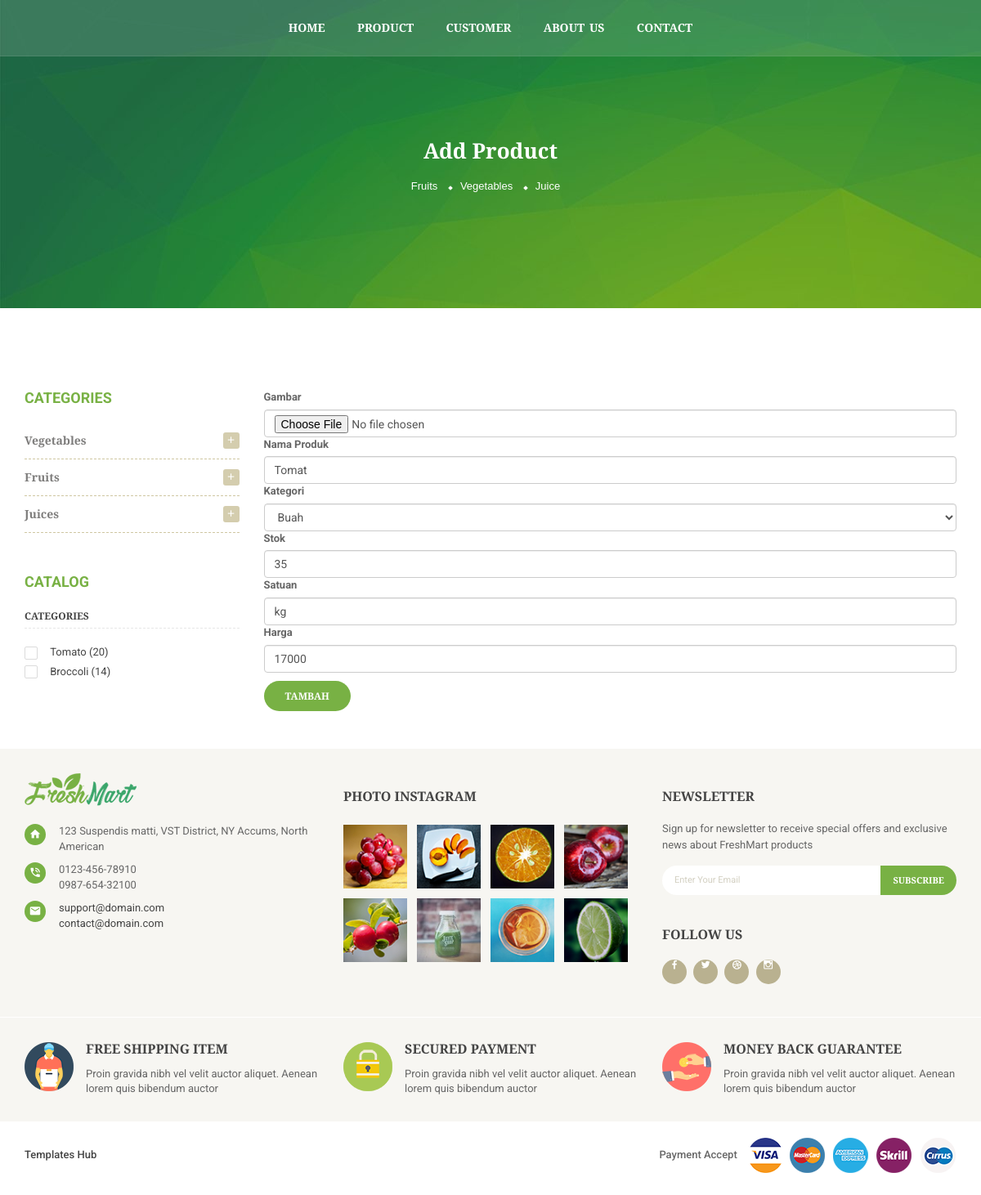
/produk/edit_produk.php?id_produk=2, run on an earlier commit of the app's database.
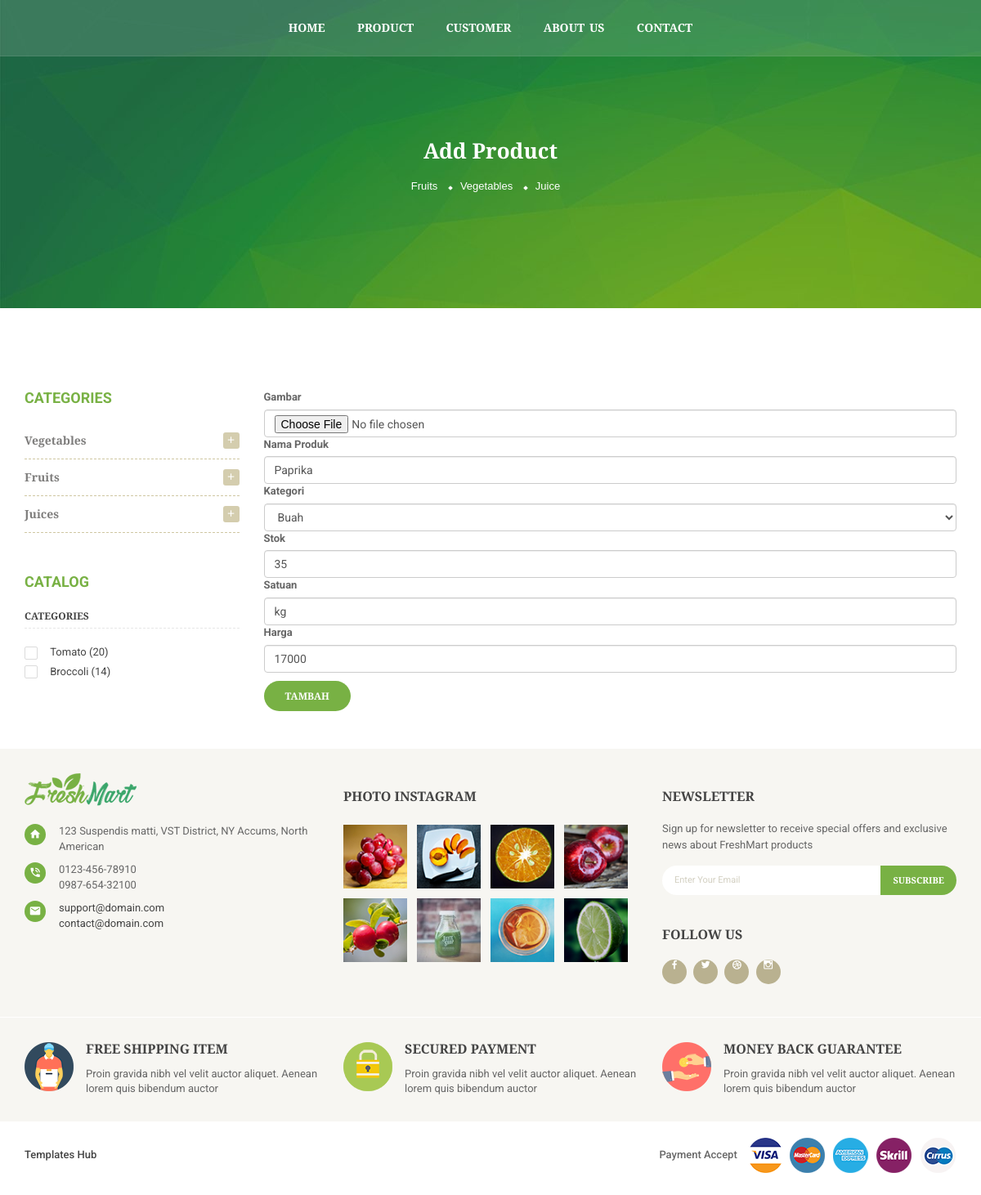
And on a later commit of the database.
### tables this page shows
CREATE TABLE `produk` (
  `id_produk` int(11) NOT NULL,
  `nama_produk` varchar(50) NOT NULL,
  `id_kategori` int(10) NOT NULL,
  `stok` int(10) NOT NULL,
  `satuan` varchar(5) NOT NULL,
  `harga` int(11) NOT NULL,
  `gambar` varchar(100) DEFAULT NULL
);

### produk/edit_produk.php (the view, shortened to what this page needs)
<!DOCTYPE php>
<php lang="zxx">
<head>
		<link rel="stylesheet" href="../libs/bootstrap/css/bootstrap.css">
		<link rel="stylesheet" href="../libs/font-awesome/css/font-awesome.min.css">
		<link rel="stylesheet" href="../libs/font-material/css/material-design-iconic-font.min.css">
		<link rel="stylesheet" href="../libs/nivo-slider/css/nivo-slider.css">
		<link rel="stylesheet" href="../libs/nivo-slider/css/animate.css">
		<link rel="stylesheet" href="../libs/nivo-slider/css/style.css">
		<link rel="stylesheet" href="../libs/owl.carousel/assets/owl.carousel.min.css">
		<link rel="stylesheet" href="../libs/slider-range/css/jslider.css">
		<link rel="stylesheet" href="../css/style.css">
		<link rel="stylesheet" href="../css/reponsive.css">
	</head>
	<body class="home home-1">
		<div id="all">
				<div id="main-menu">
					<ul class="menu">
						<li class="dropdown">
							<a href="../home.php" title="Homepage">Home</a>
						</li>
						<li class="dropdown">
							<a href="product.php" title="Product">Product</a>
						</li>
						<li class="dropdown">
							<a href="../customer/page-customer.php">Customer</a>
						</li>
						<li>
							<a href="../page-about-us.php">About Us</a>
						</li>
						<li>
							<a href="../page-contact.php">Contact</a>
						</li>
					</ul>
				</div>
			<div id="content" class="site-content">
				<div id="breadcrumb">
					<div class="container">
						<h2 class="title">Add Product</h2>
						<ul class="breadcrumb">
							<li><a href="#" title="Home">Fruits</a></li>
							<li><a href="#" title="Product">Vegetables</a></li>
							<li><a href="#" title="Suplier">Juice</a></li>
						</ul>
					</div>
				</div>
	        <div class="container">
					<div class="row">
						<div id="left-column" class="sidebar col-lg-3 col-md-3 col-sm-3 col-xs-12">
							<div class="block product-categories">
								<h3 class="block-title">Categories</h3>
								<div class="block-content">
									<div class="item">
										<span class="arrow collapsed" data-toggle="collapse" data-target="#vegetables" aria-expanded="false" role="button">
											<i class="zmdi zmdi-plus"></i>
										</span>
										<a class="category-title" href="product-grid-left-sidebar.php">Vegetables</a>
									</div>
									<div class="item">
										<span class="arrow collapsed" data-toggle="collapse" data-target="#fruits" aria-expanded="false" role="button">
											<i class="zmdi zmdi-plus"></i>
										</span>
										<a class="category-title" href="product-grid-left-sidebar.php">Fruits</a>
									</div>
									<div class="item">
										<span class="arrow collapsed" data-toggle="collapse" data-target="#juices" aria-expanded="false" role="button">
											<i class="zmdi zmdi-plus"></i>
										</span>
										<a class="category-title" href="product-grid-left-sidebar.php">Juices</a>
									</div>
								</div>
							</div>
							<div class="block product-filter">
								<h3 class="block-title">Catalog</h3>
								<div class="block-content">
									<div class="filter-item">
										<h3 class="filter-title">Categories</h3>
										<div class="filter-content">
											<ul>
												<li>
													<label class="check">
														<span class="custom-checkbox">
															<span class="checkmark"></span>
														</span>
														<a>Tomato <span class="quantity">(20)</span></a>
													</label>
												</li>
												<li>
													<label class="check">
														<span class="custom-checkbox">
															<span class="checkmark"></span>
														</span>
														<a>Broccoli <span class="quantity">(14)</span></a>
													</label>
												</li>
											</ul>
										</div>
									</div>
								</div>
							</div>
						</div>
						<?php
							include "../connection.php";
							$id_produk = $_GET['id_produk'];
							$produk = mysqli_query($connection,"SELECT * FROM produk WHERE id_produk='$id_produk'");
							while($data = mysqli_fetch_array($produk)){
								$nama_produk = $data['nama_produk'];
								$stok = $data['stok'];
								$satuan = $data['satuan'];
								$harga = $data['harga'];
								$gambar = $data['gambar'];
							}
						?>
						<div id="center-column" class="col-lg-9 col-md-9 col-sm-9 col-xs-12">
							<div class="product-category-page">
								<form action="proses_edit_produk.php?id_produk=<?php echo $id_produk; ?>" method="post" enctype="multipart/form-data">
									<div class="mb-3">
										<label class="form-label">Gambar</label>
										<input type="file" name="gambar" class="form-control"  value="<?php echo $gambar; ?>">
									</div>
									<div class="mb-3">
										<label for="exampleInputNama" class="form-label">Nama Produk</label>
										<input type="text" name="nama_produk" class="form-control" required="" autocomplete="off" value="<?php echo $nama_produk; ?>">
									</div>
									<div>
										<label for="exampleInputNama" class="form-label">Kategori</label>
										<select class="form-control nice-select wide" name="id_kategori">
											<?php
											include "../connection.php";
											$query = mysqli_query($connection,"SELECT * FROM kategori");
											while ($data = mysqli_fetch_array($query)) {
												echo "<option value=$data[id_kategori]> $data[nama_kategori]</option>";}
											?>
										</select>
									</div>
									<div class="mb-3">
										<label for="exampleInputNama" class="form-label">Stok</label>
										<input type="number" name="stok" class="form-control" required="" autocomplete="off" value="<?php echo $stok; ?>">
									</div>
									<div class="mb-3">
										<label for="exampleInputNama" class="form-label">Satuan</label>
										<input type="text" name="satuan" class="form-control" required="" autocomplete="off" value="<?php echo $satuan; ?>">
									</div>
									<div class="mb-3">
										<label for="exampleInputNama" class="form-label">Harga</label>
										<input type="number" name="harga" class="form-control" required="" autocomplete="off" value="<?php echo $harga; ?>">
									</div>
									<div style="margin-top: 10px;">
										<button type="submit" name="submit" class="btn btn-primary">
											Tambah
										</button>
									</div>
								</form>
							</div>
						</div>
					</div>
				</div>
			<footer id="footer">
				<div class="footer">
					<div class="footer-top">
						<div class="container">
							<div class="row">
								<div class="col-lg-4 col-md-4 col-sm-4 col-xs-12">
									<div class="block text">
										<div class="block-content">
											<a href="index.php" class="logo-footer">
												<img src="../img/logo-2.png" alt="Logo">
											</a>
											<div class="contact">
												<div class="item d-flex">
													<div class="item-left">
														<i class="zmdi zmdi-home"></i>
													</div>
													<div class="item-right">
														<span>123 Suspendis matti, VST District, NY Accums, North American</span>
													</div>
												</div>
												<div class="item d-flex">
													<div class="item-left">
														<i class="zmdi zmdi-phone-in-talk"></i>
													</div>
													<div class="item-right">
														<span>0123-456-78910<br>0987-654-32100</span>
													</div>
												</div>
												<div class="item d-flex">
													<div class="item-left">
														<i class="zmdi zmdi-email"></i>
													</div>
													<div class="item-right">
														<span><a href="mailto:support@domain.com">support@domain.com</a><br><a href="mailto:contact@domain.com">contact@domain.com</a></span>
													</div>
												</div>
											</div>
										</div>
									</div>
								</div>
								<div class="col-lg-4 col-md-4 col-sm-4 col-xs-12">
									<div class="block instagram">
										<h2 class="block-title">Photo Instagram</h2>
										<div class="block-content">
											<div class="row margin-0">
												<div class="col-xs-3 col-sm-3 col-md-3 col-lg-3 padding-0">
													<a href="#">
														<img src="../img/instagram-1.png" alt="Instagram Image">
													</a>
												</div>
												<div class="col-xs-3 col-sm-3 col-md-3 col-lg-3 padding-0">
													<a href="#">
														<img src="../img/instagram-2.png" alt="Instagram Image">
													</a>
												</div>
												<div class="col-xs-3 col-sm-3 col-md-3 col-lg-3 padding-0">
													<a href="#">
														<img src="../img/instagram-3.png" alt="Instagram Image">
													</a>
												</div>
												<div class="col-xs-3 col-sm-3 col-md-3 col-lg-3 padding-0">
													<a href="#">
														<img src="../img/instagram-4.png" alt="Instagram Image">
													</a>
												</div>
												<div class="col-xs-3 col-sm-3 col-md-3 col-lg-3 padding-0">
													<a href="#">
														<img src="../img/instagram-5.png" alt="Instagram Image">
													</a>
												</div>
												<div class="col-xs-3 col-sm-3 col-md-3 col-lg-3 padding-0">
													<a href="#">
														<img src="../img/instagram-6.png" alt="Instagram Image">
													</a>
												</div>
												<div class="col-xs-3 col-sm-3 col-md-3 col-lg-3 padding-0">
													<a href="#">
														<img src="../img/instagram-7.png" alt="Instagram Image">
													</a>
												</div>
												<div class="col-xs-3 col-sm-3 col-md-3 col-lg-3 padding-0">
													<a href="#">
														<img src="../img/instagram-8.png" alt="Instagram Image">
													</a>
												</div>
											</div>
										</div>
									</div>
								</div>
								<div class="col-lg-4 col-md-4 col-sm-4 col-xs-12">
									<div class="block newsletter">
										<h2 class="block-title">Newsletter</h2>
										<div class="block-content">
											<p class="description">Sign up for newsletter to receive special offers and exclusive news about FreshMart products</p>
											<form action="#" method="post">
												<input type="text" placeholder="Enter Your Email">
												<button type="submit" class="btn btn-primary">Subscribe</button>
											</form>
										</div>
									</div>
									<div class="block social">
										<h2 class="block-title">Follow Us</h2>
										<div class="block-content">
											<ul>
												<li><a href="#"><i class="zmdi zmdi-facebook"></i></a></li>
												<li><a href="#"><i class="zmdi zmdi-twitter"></i></a></li>
												<li><a href="#"><i class="zmdi zmdi-dribbble"></i></a></li>
												<li><a href="#"><i class="zmdi zmdi-instagram"></i></a></li>
											</ul>
										</div>
									</div>
								</div>
							</div>
						</div>
					</div>
					<div class="footer-bottom">
						<div class="payment-intro">
							<div class="container">
								<div class="row">
									<div class="col-lg-4 col-md-4 col-sm-12 col-xs-12">
										<div class="item d-flex">
											<div class="item-left">
												<img src="../img/home1-payment-1.png" alt="Payment Intro">
											</div>
											<div class="item-right">
												<h3 class="title">Free Shipping item</h3>
												<div class="content">Proin gravida nibh vel velit auctor aliquet. Aenean lorem quis bibendum auctor</div>
											</div>
										</div>
									</div>
									<div class="col-lg-4 col-md-4 col-sm-12 col-xs-12">
										<div class="item d-flex">
											<div class="item-left">
												<img src="../img/home1-payment-2.png" alt="Payment Intro">
											</div>
											<div class="item-right">
												<h3 class="title">Secured Payment</h3>
												<div class="content">Proin gravida nibh vel velit auctor aliquet. Aenean lorem quis bibendum auctor</div>
											</div>
										</div>
									</div>
									<div class="col-lg-4 col-md-4 col-sm-12 col-xs-12">
										<div class="item d-flex">
											<div class="item-left">
												<img src="../img/home1-payment-3.png" alt="Payment Intro">
											</div>
											<div class="item-right">
												<h3 class="title">Money Back Guarantee</h3>
												<div class="content">Proin gravida nibh vel velit auctor aliquet. Aenean lorem quis bibendum auctor</div>
											</div>
										</div>
									</div>
								</div>
							</div>
						</div>
					</div>
				</div>
				<div class="footer-copyright">
					<div class="container">
						<div class="row">
							<div class="col-lg-7 col-md-7 col-sm-7 col-xs-12">
								<div class="copyright"><a target="_blank" href="https://www.templateshub.net">Templates Hub</a></div>
							</div>
							<div class="col-lg-5 col-md-5 col-sm-5 col-xs-12 align-right">
								<div class="payment">
									<span>Payment Accept</span>
									<img src="../img/payment.png" alt="Payment">
								</div>
							</div>
						</div>
					</div>
				</div>
			</footer>
		</div>
	</body>
</php>

What changed in the data, as far as the page shows it:
changed produk "kg": nama_produk "Tomat" → "Paprika"
